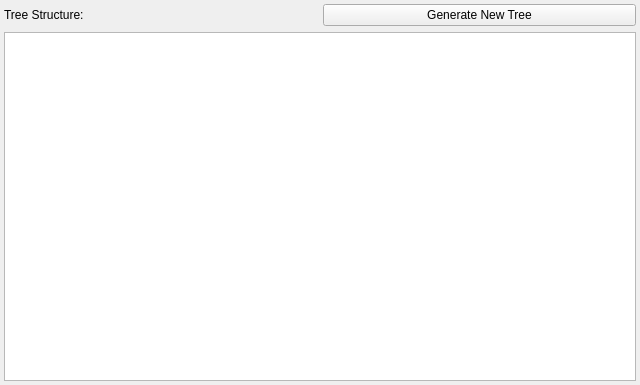
<?xml version="1.0" encoding="UTF-8"?>
<ui version="4.0">
 <class>Form</class>
 <widget class="QWidget" name="Form">
  <property name="geometry">
   <rect>
    <x>0</x>
    <y>0</y>
    <width>640</width>
    <height>385</height>
   </rect>
  </property>
  <property name="minimumSize">
   <size>
    <width>300</width>
    <height>200</height>
   </size>
  </property>
  <property name="maximumSize">
   <size>
    <width>1920</width>
    <height>768</height>
   </size>
  </property>
  <property name="windowTitle">
   <string>Graph</string>
  </property>
  <layout class="QGridLayout" name="gridLayout">
   <property name="leftMargin">
    <number>4</number>
   </property>
   <property name="topMargin">
    <number>4</number>
   </property>
   <property name="rightMargin">
    <number>4</number>
   </property>
   <property name="bottomMargin">
    <number>4</number>
   </property>
   <item row="0" column="0">
    <widget class="QLabel" name="label">
     <property name="text">
      <string>Tree Structure:</string>
     </property>
    </widget>
   </item>
   <item row="0" column="1">
    <widget class="QPushButton" name="pushButton">
     <property name="text">
      <string>Generate New Tree</string>
     </property>
    </widget>
   </item>
   <item row="1" column="0" colspan="2">
    <widget class="QTableView" name="tableView">
     <property name="font">
      <font>
       <pointsize>11</pointsize>
       <weight>75</weight>
       <bold>true</bold>
      </font>
     </property>
     <property name="editTriggers">
      <set>QAbstractItemView::NoEditTriggers</set>
     </property>
     <property name="tabKeyNavigation">
      <bool>false</bool>
     </property>
     <property name="showDropIndicator" stdset="0">
      <bool>false</bool>
     </property>
     <property name="dragDropOverwriteMode">
      <bool>false</bool>
     </property>
     <property name="selectionMode">
      <enum>QAbstractItemView::NoSelection</enum>
     </property>
     <property name="textElideMode">
      <enum>Qt::ElideNone</enum>
     </property>
     <property name="showGrid">
      <bool>false</bool>
     </property>
     <property name="wordWrap">
      <bool>false</bool>
     </property>
     <property name="cornerButtonEnabled">
      <bool>false</bool>
     </property>
     <attribute name="horizontalHeaderVisible">
      <bool>false</bool>
     </attribute>
     <attribute name="horizontalHeaderHighlightSections">
      <bool>false</bool>
     </attribute>
     <attribute name="horizontalHeaderMinimumSectionSize">
      <number>15</number>
     </attribute>
     <attribute name="verticalHeaderVisible">
      <bool>false</bool>
     </attribute>
     <attribute name="verticalHeaderDefaultSectionSize">
      <number>28</number>
     </attribute>
     <attribute name="verticalHeaderHighlightSections">
      <bool>false</bool>
     </attribute>
     <attribute name="verticalHeaderMinimumSectionSize">
      <number>28</number>
     </attribute>
    </widget>
   </item>
  </layout>
 </widget>
 <tabstops>
  <tabstop>tableView</tabstop>
 </tabstops>
 <resources/>
 <connections/>
</ui>
